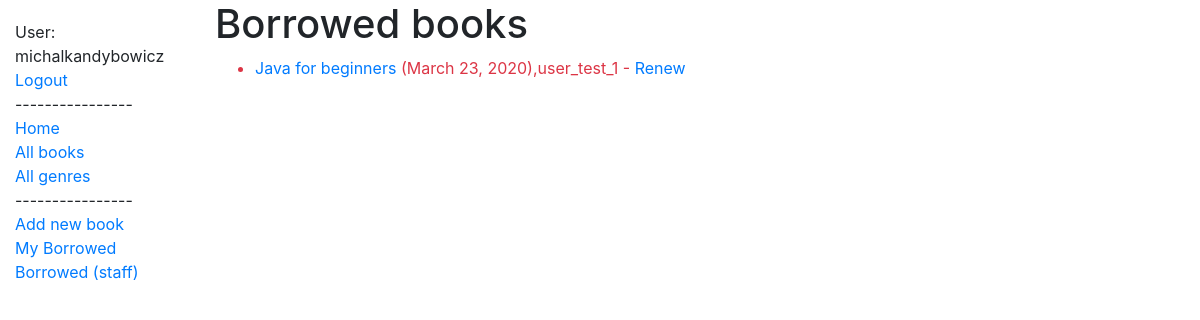
/catalog/borrowed/ (signed in), run on an earlier commit of the app's database.
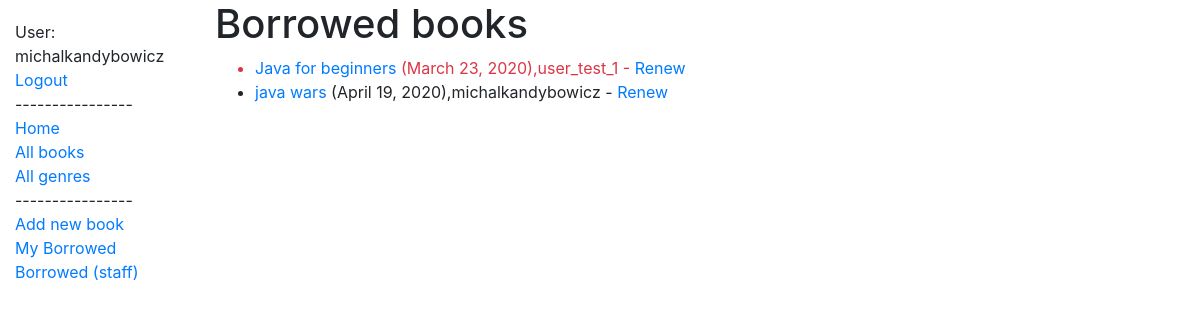
And on a later commit of the database.
### catalog/models.py (models this page shows, shortened)
class BookInstance(models.Model):
    id = models.UUIDField(primary_key=True, default=uuid.uuid4, help_text='Unique ID for this particular book across whole library')
    book = models.ForeignKey('Book', on_delete=models.SET_NULL, null=True)
    imprint = models.CharField(max_length=200)
    due_back = models.DateField(null=True, blank=True)
    borrower = models.ForeignKey(User, on_delete=models.SET_NULL, null=True, blank=True)
    LOAN_STATUS = (
        ('m', 'Maintenance'),
        ('o', 'On loan'),
        ('a', 'Available'),
        ('r', 'Reserved'),
    )
    status = models.CharField(
        max_length=1,
        choices=LOAN_STATUS,
        blank=True,
        default='m',
        help_text='Book availability',
    )
    class Meta:
        ordering = ['due_back']
        permissions = (("can_mark_returned", "Set book as returned"),)
    @property
    def is_overdue(self):
        return self.due_back and date.today() > self.due_back

class Book(models.Model):
    title = models.CharField(max_length=200)
    author = models.ForeignKey('Author', on_delete=models.SET_NULL, null=True)
    summary = models.TextField(max_length=1000, help_text='Enter a brief description of the book')
    genre = models.ManyToManyField(Genre, help_text='Select a genre for this book')
    def display_genre(self):
        """Create a string for the Genre. This is required to display genre in Admin."""
        return ', '.join(genre.name for genre in self.genre.all()[:3])
    display_genre.short_description = 'Genre'

### catalog/views.py (the view)
# urls.py: path('borrowed/', views.LoanedAllBooks.as_view(), name='all-borrowed'),
class LoanedAllBooks(LoginRequiredMixin, generic.ListView):
    model = BookInstance
    template_name = 'borrowed_book_list.html'
    paginate_by = 10
    def get_queryset(self):
        return BookInstance.objects.filter(status__exact='o').order_by('due_back')

### templates/borrowed_book_list.html
{% extends "base_generic.html" %}
{% block content %}
    <h1>Borrowed books</h1>
    {% if bookinstance_list %}
    <ul>
        {% for bookinst in bookinstance_list %}
            <li class="{% if bookinst.is_overdue %}text-danger{% endif %}">
                <a href="{% url 'book-detail' bookinst.book.pk %}">{{bookinst.book.title}}</a>
                ({{ bookinst.due_back }}),{{ bookinst.borrower}}
                {% if perms.catalog.can_mark_returned %}- <a href="{% url 'renew-book-librarian' bookinst.id %}">Renew</a>
                {% endif %}
            </li>
      {% endfor %}
    </ul>
    {% else %}
      <p>There are no books borrowed.</p>
    {% endif %}
{% endblock %}

What changed in the data, as far as the page shows it:
now on this page (row edited): BookInstance: book "java wars", due_back "April 19, 2020", borrower "michalkandybowicz"
